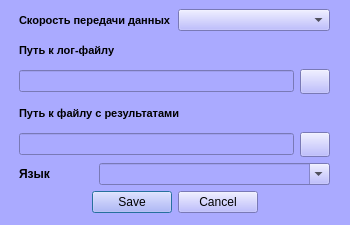
<?xml version="1.0" encoding="UTF-8"?>
<ui version="4.0">
 <class>DialogAdditionally</class>
 <widget class="QDialog" name="DialogAdditionally">
  <property name="geometry">
   <rect>
    <x>0</x>
    <y>0</y>
    <width>350</width>
    <height>225</height>
   </rect>
  </property>
  <property name="minimumSize">
   <size>
    <width>350</width>
    <height>225</height>
   </size>
  </property>
  <property name="maximumSize">
   <size>
    <width>350</width>
    <height>225</height>
   </size>
  </property>
  <property name="windowTitle">
   <string>Dialog</string>
  </property>
  <property name="styleSheet">
   <string notr="true">background-color: rgb(170, 170, 255);</string>
  </property>
  <widget class="QWidget" name="gridLayoutWidget">
   <property name="geometry">
    <rect>
     <x>19</x>
     <y>9</y>
     <width>311</width>
     <height>204</height>
    </rect>
   </property>
   <layout class="QGridLayout" name="gridLayout_4">
    <item row="2" column="0">
     <layout class="QHBoxLayout" name="horizontalLayout_5">
      <item>
       <layout class="QVBoxLayout" name="verticalLayout_6">
        <item>
         <widget class="QLabel" name="labelPathResults">
          <property name="font">
           <font>
            <pointsize>8</pointsize>
            <weight>75</weight>
            <bold>true</bold>
           </font>
          </property>
          <property name="text">
           <string>Путь к файлу с результатами</string>
          </property>
         </widget>
        </item>
        <item>
         <layout class="QHBoxLayout" name="horizontalLayout_7">
          <item>
           <widget class="QLineEdit" name="lineEditPathResults"/>
          </item>
          <item>
           <widget class="QPushButton" name="pushButtonPathResults">
            <property name="maximumSize">
             <size>
              <width>30</width>
              <height>30</height>
             </size>
            </property>
            <property name="styleSheet">
             <string notr="true">image: url(:/images/images/folder.png);</string>
            </property>
            <property name="text">
             <string/>
            </property>
           </widget>
          </item>
         </layout>
        </item>
       </layout>
      </item>
     </layout>
    </item>
    <item row="5" column="0">
     <layout class="QVBoxLayout" name="verticalLayout_4">
      <item>
       <widget class="QDialogButtonBox" name="buttonBox">
        <property name="font">
         <font>
          <weight>75</weight>
          <bold>true</bold>
         </font>
        </property>
        <property name="standardButtons">
         <set>QDialogButtonBox::Cancel|QDialogButtonBox::Save</set>
        </property>
        <property name="centerButtons">
         <bool>true</bool>
        </property>
       </widget>
      </item>
     </layout>
    </item>
    <item row="1" column="0">
     <layout class="QHBoxLayout" name="horizontalLayout_4">
      <item>
       <layout class="QVBoxLayout" name="verticalLayout_5">
        <item>
         <widget class="QLabel" name="labelPathLog">
          <property name="font">
           <font>
            <pointsize>8</pointsize>
            <weight>75</weight>
            <bold>true</bold>
           </font>
          </property>
          <property name="text">
           <string>Путь к лог-файлу</string>
          </property>
         </widget>
        </item>
        <item>
         <layout class="QHBoxLayout" name="horizontalLayout_6">
          <item>
           <widget class="QLineEdit" name="lineEditPathLog"/>
          </item>
          <item>
           <widget class="QPushButton" name="pushButtonPathLog">
            <property name="maximumSize">
             <size>
              <width>30</width>
              <height>30</height>
             </size>
            </property>
            <property name="styleSheet">
             <string notr="true">image: url(:/images/images/folder.png);</string>
            </property>
            <property name="text">
             <string/>
            </property>
           </widget>
          </item>
         </layout>
        </item>
       </layout>
      </item>
     </layout>
    </item>
    <item row="0" column="0">
     <layout class="QHBoxLayout" name="horizontalLayout_3">
      <item>
       <widget class="QLabel" name="LabelBaudRate">
        <property name="maximumSize">
         <size>
          <width>200</width>
          <height>20</height>
         </size>
        </property>
        <property name="font">
         <font>
          <pointsize>8</pointsize>
          <weight>75</weight>
          <bold>true</bold>
         </font>
        </property>
        <property name="styleSheet">
         <string notr="true"/>
        </property>
        <property name="text">
         <string>Скорость передачи данных</string>
        </property>
       </widget>
      </item>
      <item>
       <widget class="QComboBox" name="comboBoxBaudRate"/>
      </item>
     </layout>
    </item>
    <item row="3" column="0">
     <layout class="QHBoxLayout" name="horizontalLayout_8">
      <item>
       <widget class="QLabel" name="labelLanguage">
        <property name="font">
         <font>
          <weight>75</weight>
          <bold>true</bold>
         </font>
        </property>
        <property name="text">
         <string>Язык</string>
        </property>
       </widget>
      </item>
      <item>
       <widget class="QFontComboBox" name="fontComboBoxLanguage">
        <property name="currentText">
         <string/>
        </property>
       </widget>
      </item>
     </layout>
    </item>
   </layout>
  </widget>
 </widget>
 <resources>
  <include location="file.qrc"/>
 </resources>
 <connections/>
</ui>
